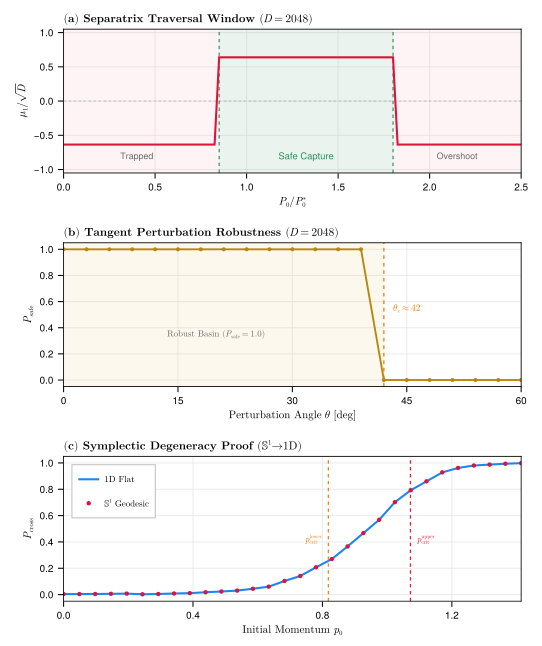

This chart was generated by the following Julia code:
using LinearAlgebra, Random, Printf, CairoMakie

@inline function project_tangent!(out::Vector{Float64}, v::Vector{Float64}, mu::Vector{Float64}, D::Int)
    coeff = dot(mu, v) / D
    @inbounds for i in 1:D
        out[i] = v[i] - coeff * mu[i]
    end
    return out
end

@inline function step_geodesic_drift!(mu::Vector{Float64}, p::Vector{Float64}, M::Float64, R::Float64, dt_half::Float64, D::Int)
    p_norm = norm(p)
    if p_norm < 1e-15; return; end
    theta = (p_norm * dt_half) / (M * R)
    costh, sinth = cos(theta), sin(theta)
    inv_p = 1.0 / p_norm
    c_p = (p_norm / R) * sinth
    c_u = R * sinth

    @inbounds for i in 1:D
        mu_old = mu[i]
        u_i = p[i] * inv_p
        mu[i] = mu_old * costh + u_i * c_u
        p[i] = p[i] * costh - mu_old * c_p
    end
end

function step_baoab!(mu::Vector{Float64}, p::Vector{Float64}, grad_F!,
                     M::Float64, Gamma::Float64, dt::Float64, D::Int;
                     T::Float64=0.0, noise_scalar::Float64=0.0, is_s1::Bool=false,
                     g_buf::Vector{Float64}, f_buf::Vector{Float64})
    R = sqrt(D)
    dt2 = 0.5 * dt
    c1 = exp(-Gamma * dt / M)

    grad_F!(g_buf, mu)
    project_tangent!(f_buf, g_buf, mu, D)
    @inbounds for i in 1:D; p[i] -= dt2 * f_buf[i]; end

    step_geodesic_drift!(mu, p, M, R, dt2, D)

    if T > 0.0 && is_s1
        c2 = sqrt(M * T * (1.0 - c1^2))
        p[1] = c1 * p[1] + (c2 * noise_scalar) * (mu[2] / R)
        p[2] = c1 * p[2] + (c2 * noise_scalar) * (-mu[1] / R)
        project_tangent!(p, copy(p), mu, D)
    else
        @inbounds for i in 1:D; p[i] *= c1; end
    end

    step_geodesic_drift!(mu, p, M, R, dt2, D)

    grad_F!(g_buf, mu)
    project_tangent!(f_buf, g_buf, mu, D)
    @inbounds for i in 1:D; p[i] -= dt2 * f_buf[i]; end
end

struct HighDimBistableModel
    D::Int; R::Float64; kappa_star::Float64; lambda_perp::Float64
    c_tilt::Float64; a::Float64; b::Float64; k_perp::Float64
end

function HighDimBistableModel(D::Int; kappa_star::Float64=-1.0, stiffness_ratio::Float64=2.0)
    R = sqrt(D)
    abs_k = abs(kappa_star)
    lambda_p = stiffness_ratio * abs_k
    return HighDimBistableModel(D, R, kappa_star, lambda_p, 0.2 * abs_k * R, abs_k, abs_k, lambda_p)
end

function (m::HighDimBistableModel)(g::Vector{Float64}, mu::Vector{Float64})
    D, R = m.D, m.R
    g[1] = -m.a * mu[1] + (m.b / (R^2)) * (mu[1]^3) - (m.c_tilt / R)
    g[2] = m.k_perp * (mu[2] - R)
    if D > 2
        @inbounds for i in 3:D; g[i] = m.k_perp * mu[i]; end
    end
end

function potential(m::HighDimBistableModel, mu::Vector{Float64})
    val = -0.5 * m.a * (mu[1]^2) + (0.25 * m.b / (m.R^2)) * (mu[1]^4) - (m.c_tilt / m.R) * mu[1]
    val += 0.5 * m.k_perp * ((mu[2] - m.R)^2)
    if m.D > 2; val += 0.5 * m.k_perp * sum(@views mu[3:end].^2); end
    return val
end

struct ThreadWorkspace
    mu::Vector{Float64}; p::Vector{Float64}; g::Vector{Float64}
    f::Vector{Float64}; r::Vector{Float64}; v::Vector{Float64}; u::Vector{Float64}
end

function ThreadWorkspace(D::Int)
    return ThreadWorkspace(zeros(D), zeros(D), zeros(D), zeros(D), zeros(D), zeros(D), zeros(D))
end

function run_phase4_highdim()
    D = 2048; M = 1.0
    model = HighDimBistableModel(D)
    Gamma = 2.0 * 0.15 * sqrt(M * abs(model.kappa_star))
    dt = 0.10 * (2.0 / sqrt(model.lambda_perp / M))

    n_alloc = max(Threads.nthreads(), Threads.maxthreadid())
    workspaces = [ThreadWorkspace(D) for _ in 1:n_alloc]

    ws1 = workspaces[1]
    ws1.mu .= 0.0; ws1.mu[1] = sqrt(0.8 * D); ws1.mu[2] = sqrt(0.2 * D)
    ws1.p .= 0.0; ws1.p[1] = -ws1.mu[2]; ws1.p[2] = ws1.mu[1]; ws1.p ./= norm(ws1.p)

    max_phi1, max_phi2 = 0.0, 0.0
    for _ in 1:4000
        step_baoab!(ws1.mu, ws1.p, model, M, Gamma, dt, D; g_buf=ws1.g, f_buf=ws1.f)
        max_phi1 = max(max_phi1, abs(0.5 * (dot(ws1.mu, ws1.mu) - D)) / D)
        max_phi2 = max(max_phi2, abs(dot(ws1.mu, ws1.p)) / (sqrt(D) * max(norm(ws1.p), 1e-8)))
    end

    mu_b = zeros(D); mu_b[1] = sqrt(D); p_b = zeros(D); p_b[2] = 0.5
    eps_pert = 1e-7
    mu_1, p_1 = copy(mu_b), copy(p_b); mu_1[3] += eps_pert
    mu_2, p_2 = copy(mu_b), copy(p_b); p_2[3] += eps_pert
    omega_0 = eps_pert^2

    for _ in 1:2000
        step_baoab!(mu_b, p_b, model, M, Gamma, dt, D; g_buf=ws1.g, f_buf=ws1.f)
        step_baoab!(mu_1, p_1, model, M, Gamma, dt, D; g_buf=ws1.g, f_buf=ws1.f)
        step_baoab!(mu_2, p_2, model, M, Gamma, dt, D; g_buf=ws1.g, f_buf=ws1.f)
    end
    omega_T = dot(mu_1 .- mu_b, p_2 .- p_b) - dot(mu_2 .- mu_b, p_1 .- p_b)
    symp_err = abs((omega_T / omega_0) - exp(-Gamma * (2000 * dt) / M)) / exp(-Gamma * (2000 * dt) / M)

    saddle = zeros(D); saddle[2] = model.R
    safe = zeros(D); safe[1] = 0.9 * model.R; safe[2] = sqrt(D - safe[1]^2)
    mu0 = zeros(D); mu0[1] = -0.8 * model.R; mu0[2] = sqrt(D - mu0[1]^2)

    L_esc = model.R * acos(clamp(dot(mu0, saddle) / D, -1.0, 1.0))
    tau_esc = 2.0 * M / (sqrt(Gamma^2 + 4.0 * M * abs(model.kappa_star)) - Gamma)
    Delta_F_local = potential(model, saddle) - potential(model, mu0)
    Delta_F_exit = potential(model, saddle) - potential(model, safe)
    model(ws1.g, mu0)
    delta_F_shadow = (1.0 / 24.0) * (dt^2) * dot(ws1.g, ws1.g)

    p0_star = sqrt(2.0 * M * (Delta_F_local + Gamma * (L_esc^2 / tau_esc) + 0.5 * Delta_F_exit + delta_F_shadow))
    u0_star = zeros(D); u0_star[1] = 1.0
    project_tangent!(u0_star, copy(u0_star), mu0, D); u0_star ./= norm(u0_star)

    scan_ratios = collect(range(0.0, 2.5, length=101))
    scan_xi = zeros(Float64, length(scan_ratios))

    Threads.@threads for i in eachindex(scan_ratios)
        ws = workspaces[clamp(Threads.threadid(), 1, length(workspaces))]
        ws.mu .= mu0
        ws.p .= (scan_ratios[i] * p0_star) .* u0_star
        for _ in 1:3000
            step_baoab!(ws.mu, ws.p, model, M, Gamma, dt, D; g_buf=ws.g, f_buf=ws.f)
        end
        scan_xi[i] = ws.mu[1] / model.R
    end

    pass_indices = findall(x -> x > 0.1, scan_xi)
    w_lower = scan_ratios[first(pass_indices)]
    w_upper = scan_ratios[last(pass_indices)]

    angles_deg = collect(range(0.0, 60.0, length=21))
    mc_robustness = zeros(Float64, length(angles_deg))
    n_trials = 100

    for (a_idx, deg) in enumerate(angles_deg)
        rad = deg2rad(deg)
        cos_rad = cos(rad)
        sin_rad = sin(rad)
        cap_count = Threads.Atomic{Int}(0)

        Threads.@threads for _ in 1:n_trials
            ws = workspaces[clamp(Threads.threadid(), 1, length(workspaces))]
            randn!(ws.r)
            project_tangent!(ws.v, ws.r, mu0, D)
            ws.v .-= dot(ws.v, u0_star) .* u0_star
            v_n = norm(ws.v)
            if v_n > 1e-12; ws.v ./= v_n; else; ws.v .= 0.0; end

            ws.u .= cos_rad .* u0_star .+ sin_rad .* ws.v
            ws.u ./= norm(ws.u)

            ws.mu .= mu0
            ws.p .= p0_star .* ws.u
            for _ in 1:3000
                step_baoab!(ws.mu, ws.p, model, M, Gamma, dt, D; g_buf=ws.g, f_buf=ws.f)
            end
            if ws.mu[1] > 0.1 * model.R
                Threads.atomic_add!(cap_count, 1)
            end
        end
        mc_robustness[a_idx] = cap_count[] / n_trials
    end

    return max_phi1, max_phi2, symp_err, p0_star, w_lower, w_upper, scan_ratios, scan_xi, angles_deg, mc_robustness
end

F_1d(x) = 0.25 * x^4 - 0.5 * x^2 + 0.08 * x
grad_F_1d(x) = x^3 - x + 0.08

function run_degeneracy_test(n_trials::Int=2000)
    D = 2; R = sqrt(D)
    M = 1.0; Gamma = 0.2; T = 0.08; dt = 0.005
    n_steps = 2000
    c1 = exp(-Gamma * dt / M)
    c2 = sqrt(M * T * (1.0 - c1^2))

    mu_local = -1.03783; mu_barrier = 0.08052
    Delta_F = F_1d(mu_barrier) - F_1d(mu_local)
    Delta_mu = mu_barrier - mu_local
    p_crit_upper = Gamma * Delta_mu + sqrt((Gamma * Delta_mu)^2 + 2.0 * M * Delta_F)
    p_crit_lower = sqrt(2.0 * M * Delta_F)

    Random.seed!(42)
    x1, p1 = mu_local, 0.8
    phi0 = x1 / R
    mu2 = [R * sin(phi0), R * cos(phi0)]
    p2 = p1 .* [cos(phi0), -sin(phi0)]

    g_buf = zeros(D); f_buf = zeros(D)
    grad_s1! = (g, m) -> begin
        s = R * atan(m[1], m[2])
        gv = grad_F_1d(s)
        g[1] = gv * m[2] / R
        g[2] = -gv * m[1] / R
    end

    max_dev_x, max_dev_p = 0.0, 0.0
    for _ in 1:n_steps
        eta = randn()
        p1 -= 0.5 * dt * grad_F_1d(x1); x1 += 0.5 * dt * (p1 / M)
        p1 = c1 * p1 + c2 * eta; x1 += 0.5 * dt * (p1 / M)
        p1 -= 0.5 * dt * grad_F_1d(x1)

        step_baoab!(mu2, p2, grad_s1!, M, Gamma, dt, D;
                    T=T, noise_scalar=eta, is_s1=true, g_buf=g_buf, f_buf=f_buf)

        s2 = R * atan(mu2[1], mu2[2])
        ps2 = dot(p2, [mu2[2] / R, -mu2[1] / R])
        max_dev_x = max(max_dev_x, abs(x1 - s2))
        max_dev_p = max(max_dev_p, abs(p1 - ps2))
    end

    p0_range = collect(range(0.0, sqrt(2.0 * M * 1.0), length=30))
    pc_1 = zeros(Float64, length(p0_range))
    pc_2 = zeros(Float64, length(p0_range))

    n_alloc = max(Threads.nthreads(), Threads.maxthreadid())
    ws_g = [zeros(D) for _ in 1:n_alloc]
    ws_f = [zeros(D) for _ in 1:n_alloc]
    ws_m = [zeros(D) for _ in 1:n_alloc]
    ws_p = [zeros(D) for _ in 1:n_alloc]

    for (i, p0) in enumerate(p0_range)
        c_1, c_2 = Threads.Atomic{Int}(0), Threads.Atomic{Int}(0)
        phi_init = mu_local / R
        sin_phi, cos_phi = sin(phi_init), cos(phi_init)

        Threads.@threads for _ in 1:n_trials
            tid = clamp(Threads.threadid(), 1, n_alloc)
            gb = ws_g[tid]; fb = ws_f[tid]
            m = ws_m[tid]; p_v = ws_p[tid]

            x = mu_local; p = p0; esc1 = false
            m[1] = R * sin_phi; m[2] = R * cos_phi
            p_v[1] = p0 * cos_phi; p_v[2] = -p0 * sin_phi
            esc2 = false

            for _ in 1:n_steps
                eta = randn()
                p -= 0.5 * dt * grad_F_1d(x); x += 0.5 * dt * (p / M)
                p = c1 * p + c2 * eta; x += 0.5 * dt * (p / M)
                p -= 0.5 * dt * grad_F_1d(x)
                if x >= mu_barrier; esc1 = true; end

                step_baoab!(m, p_v, grad_s1!, M, Gamma, dt, D;
                            T=T, noise_scalar=eta, is_s1=true, g_buf=gb, f_buf=fb)
                if R * atan(m[1], m[2]) >= mu_barrier; esc2 = true; end

                if esc1 && esc2; break; end
            end
            if esc1; Threads.atomic_add!(c_1, 1); end
            if esc2; Threads.atomic_add!(c_2, 1); end
        end
        pc_1[i] = c_1[] / n_trials
        pc_2[i] = c_2[] / n_trials
    end

    return max_dev_x, max_dev_p, p0_range, pc_1, pc_2, p_crit_lower, p_crit_upper
end

function export_publication_pdf_vertical(filename::String, scan_ratios, scan_xi,
                                         angles_deg, mc_robustness,
                                         p0_range, pc_1, pc_2, p_lo, p_hi,
                                         w_lo, w_hi)
    # 先行論文のプロポーション (約 1 : 1.2) に完全整合させたキャンバス設計
    fig = Figure(size = (520, 620), backgroundcolor = :white, figure_padding = (15, 20, 10, 12))

    common_axis = (
        backgroundcolor = :white,
        xgridvisible = true,
        ygridvisible = true,
        xgridcolor = (:gray90, 0.7),
        ygridcolor = (:gray90, 0.7),
        leftspinecolor = :black,
        rightspinecolor = :black,
        topspinecolor = :black,
        bottomspinecolor = :black,
        spinewidth = 0.8,
        xtickcolor = :black,
        ytickcolor = :black,
        xticklabelsize = 9.5,
        yticklabelsize = 9.5,
        xlabelsize = 10.5,
        ylabelsize = 10.5,
        titlesize = 11.0,
        titlealign = :left
    )

    # ----------------------------------------------------
    # (a) Separatrix Traversal Window
    # ----------------------------------------------------
    ax_a = Axis(fig[1, 1];
        title = L"\textbf{(a) Separatrix Traversal Window } (D = 2048)",
        xlabel = L"P_0 / P_0^*",
        ylabel = L"\mu_1 / \sqrt{D}",
        xticks = 0.0:0.5:2.5,
        yticks = -1.0:0.5:1.0,
        common_axis...
    )
    xlims!(ax_a, 0.0, 2.5)
    ylims!(ax_a, -1.05, 1.05)

    # 背景カラーバンド
    vspan!(ax_a, [0.0], [w_lo]; color = (:crimson, 0.05))
    vspan!(ax_a, [w_lo], [w_hi]; color = (:seagreen, 0.10))
    vspan!(ax_a, [w_hi], [2.5]; color = (:crimson, 0.05))

    # 領域アノテーション
    text!(ax_a, 0.40, -0.80; text = "Trapped", fontsize = 8.5, color = :gray40, align = (:center, :center))
    text!(ax_a, (w_lo + w_hi)/2, -0.80; text = "Safe Capture", fontsize = 9.0, color = :seagreen4, align = (:center, :center))
    text!(ax_a, 2.15, -0.80; text = "Overshoot", fontsize = 8.5, color = :gray40, align = (:center, :center))

    # 境界破線 & 基準線
    vlines!(ax_a, [w_lo, w_hi]; color = :seagreen, linestyle = :dash, linewidth = 1.1)
    hlines!(ax_a, [0.0]; color = (:black, 0.25), linestyle = :dash, linewidth = 0.8)
    lines!(ax_a, scan_ratios, scan_xi; color = :crimson, linewidth = 2.0)

    # ----------------------------------------------------
    # (b) Tangent Perturbation Robustness
    # ----------------------------------------------------
    ax_b = Axis(fig[2, 1];
        title = L"\textbf{(b) Tangent Perturbation Robustness } (D = 2048)",
        xlabel = L"\text{Perturbation Angle }\theta\ [\mathrm{deg}]",
        ylabel = L"P_{\mathrm{safe}}",
        xticks = 0.0:15.0:60.0,
        yticks = 0.0:0.2:1.0,
        common_axis...
    )
    xlims!(ax_b, 0.0, 60.0)
    ylims!(ax_b, -0.05, 1.05)

    theta_c = 42.0
    vspan!(ax_b, [0.0], [theta_c]; color = (:goldenrod, 0.08))
    vlines!(ax_b, [theta_c]; color = :darkorange2, linestyle = :dash, linewidth = 1.2)
    text!(ax_b, theta_c + 1.2, 0.55; text = L"\theta_c \approx 42^\circ", fontsize = 9.0, color = :darkorange2, align = (:left, :center))
    text!(ax_b, 20.0, 0.35; text = L"\text{Robust Basin }(P_{\mathrm{safe}} = 1.0)", fontsize = 8.5, color = :gray40, align = (:center, :center))

    lines!(ax_b, angles_deg, mc_robustness; color = :darkgoldenrod, linewidth = 1.8)
    scatter!(ax_b, angles_deg, mc_robustness; color = :darkgoldenrod, markersize = 5.5)

    # ----------------------------------------------------
    # (c) Symplectic Degeneracy Proof
    # ----------------------------------------------------
    p_max = p0_range[end]
    ax_c = Axis(fig[3, 1];
        title = L"\textbf{(c) Symplectic Degeneracy Proof } (\mathbb{S}^1 \to \text{1D})",
        xlabel = L"\text{Initial Momentum } p_0",
        ylabel = L"P_{\mathrm{cross}}",
        xticks = 0.0:0.4:p_max,
        yticks = 0.0:0.2:1.0,
        common_axis...
    )
    xlims!(ax_c, 0.0, p_max)
    ylims!(ax_c, -0.05, 1.05)

    vlines!(ax_c, [p_lo]; color = :darkorange2, linestyle = :dash, linewidth = 1.1)
    vlines!(ax_c, [p_hi]; color = :crimson, linestyle = :dash, linewidth = 1.1)
    text!(ax_c, p_lo - 0.02, 0.42; text = L"p_{\mathrm{crit}}^{\mathrm{lower}}", fontsize = 8.5, color = :darkorange2, align = (:right, :center))
    text!(ax_c, p_hi + 0.02, 0.42; text = L"p_{\mathrm{crit}}^{\mathrm{upper}}", fontsize = 8.5, color = :crimson, align = (:left, :center))

    lines!(ax_c, p0_range, pc_1; color = :dodgerblue2, linewidth = 2.0, label = L"\text{1D Flat}")
    scatter!(ax_c, p0_range, pc_2; color = :crimson, markersize = 6.0, label = L"\mathbb{S}^1\ \text{Geodesic}")

    axislegend(ax_c; position = :lt, backgroundcolor = (:white, 0.95), framecolor = (:gray70, 0.8),
               labelsize = 8.5, margin = (8, 8, 8, 8), padding = (6, 6, 4, 4))

    rowgap!(fig.layout, 18)
    save(filename, fig)
end

function main()
    phi1, phi2, symp, p0_star, w_lo, w_hi, scan_ratios, scan_xi, angles_deg, mc_robustness = run_phase4_highdim()
    dev_x, dev_p, p0_r, pc1, pc2, p_lo, p_hi = run_degeneracy_test(2000)
    max_mc_diff = maximum(abs.(pc1 .- pc2))

    @printf("HAI Core Phase 4 (D = 2048):\n")
    @printf("  Constraint Residual (Phi1, Phi2) : %.2e, %.2e\n", phi1, phi2)
    @printf("  Conformal Symplectic Decay Error : %.2e\n", symp)
    @printf("  Critical Momentum p0*            : %.4f\n", p0_star)
    @printf("  Separatrix Traversal Window      : [%.2f, %.2f] * p0*\n\n", w_lo, w_hi)

    @printf("Symplectic Degeneracy (S^1 -> 1D):\n")
    @printf("  Max Trajectory Residual          : %.2e\n", dev_x)
    @printf("  Max Momentum Residual            : %.2e\n", dev_p)
    @printf("  Max Monte Carlo Residual         : %.2e\n\n", max_mc_diff)

    pdf_out = "inertial_bypass_simulation.pdf"
    export_publication_pdf_vertical(pdf_out, scan_ratios, scan_xi, angles_deg, mc_robustness, p0_r, pc1, pc2, p_lo, p_hi, w_lo, w_hi)
    println("Output: ", pdf_out)
end

Base.invokelatest(main)
